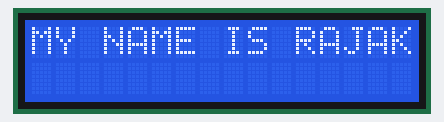
The sketch below on a simulated Arduino Uno, built with avr-gcc and run on an emulated ATmega328P. On the bench: 16×2 character LCD.

Above: at 0.1 s.
At 3.1 s:
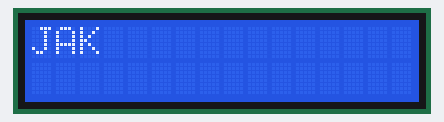
At 9.2 s:
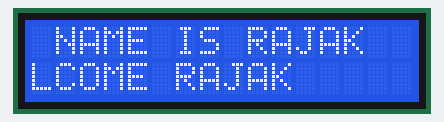
At 18.2 s:
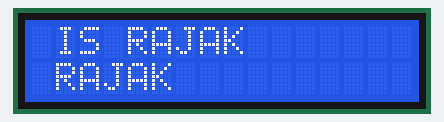
At 27.3 s:
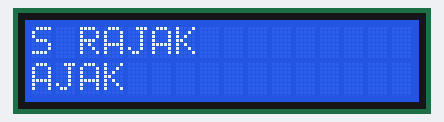
At 36.3 s:
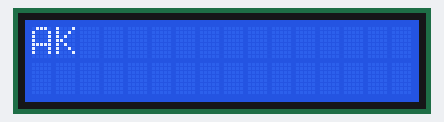

The sketch:

lcd.ino
```cpp
//#include<LiquidCrystal.h>
//LiquidCrystal lcd(7,8,9,10,11,12);
#include <LiquidCrystal_I2C.h>
LiquidCrystal_I2C lcd(0x27,16,2);
void setup()
{
  lcd.begin(16, 2);

}
void loop()
{
  lcd.setCursor(0,0);
  lcd.print("MY NAME IS RAJAK");
  //lcd.setCursor(0,1);
  //lcd.print("WELCOME RAJAK");
  delay(3000);
  //lcd.scrollDisplayLeft();
  lcd.setCursor(0,1);
  lcd.autoscroll();
  lcd.print("WELCOME RAJAK");
  delay(3000);


}
```

Measured:
- what the display in image 1 shows lasts 3.0 s, from 3.1 s to 6.1 s
